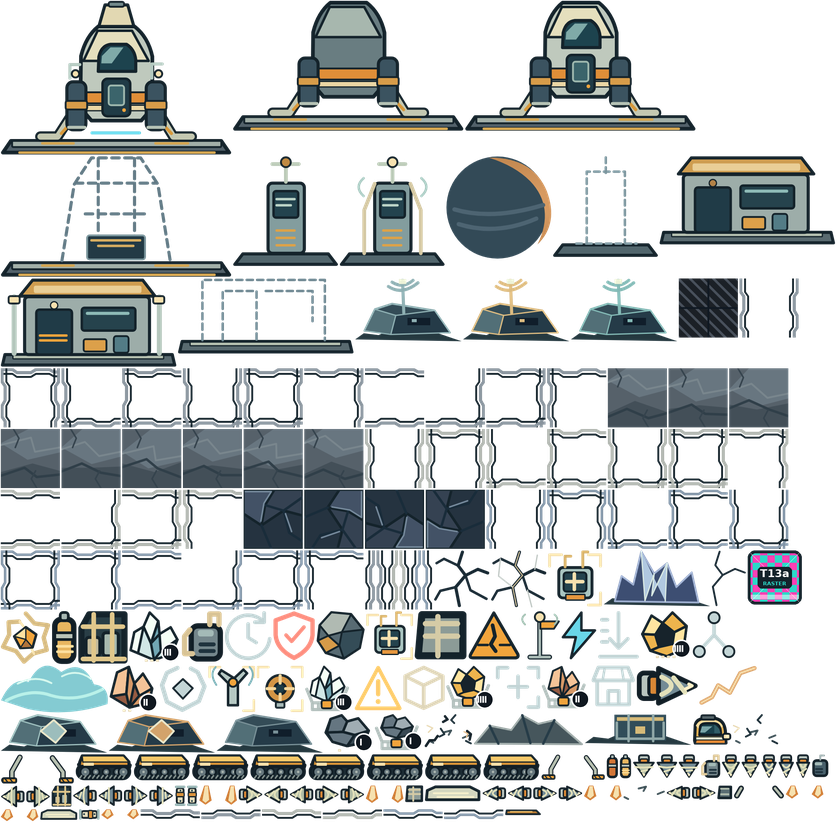
#> input picture assets/campaign/generated/w01-atlas-3x-0.png, 840 x 840 px, shrunk from 2048 x 2048 before the run
$ python fog-share.py ../../../../assets/campaign/generated/w01-atlas-3x-0.png 5 5
#> lines starting #> are read from the running program, lines starting #| are printed output that depends on the picture
# Feel audit: share of the screen that is uniform undiscovered fog at the surface start.
# Usage: python3 fog-share.py <png> <first_row_px> <last_row_px>
import sys
from PIL import Image
path, y0, y1 = sys.argv[1], int(sys.argv[2]), int(sys.argv[3])
im = Image.open(path).convert("RGB")
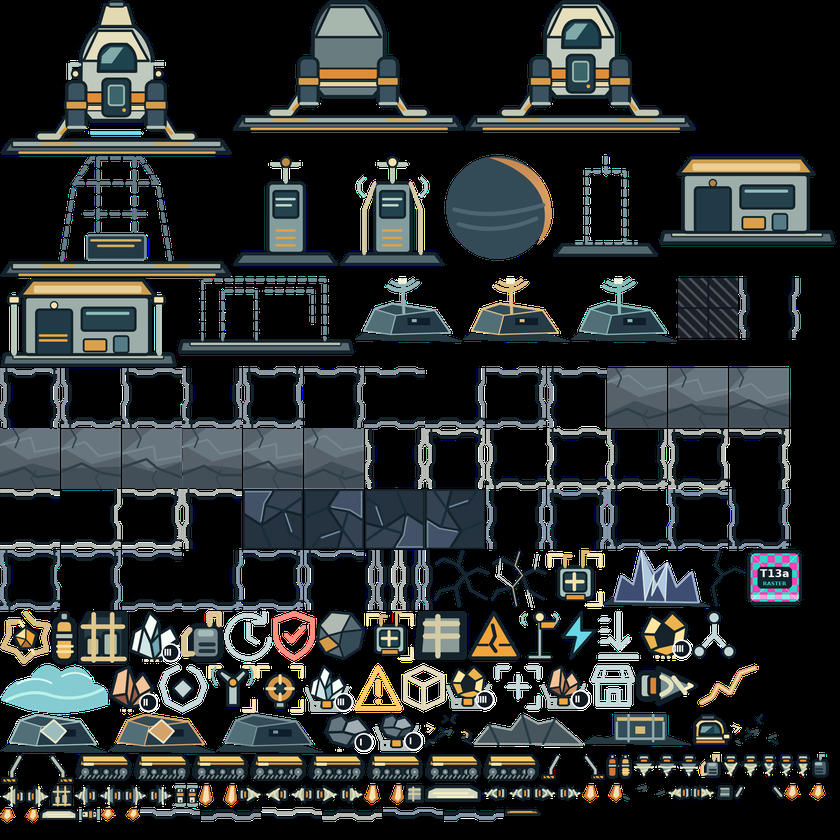
#> im: PIL image 840x840 RGB; mean R, G, B 42.1, 46.6, 46.3
W, H = im.size
#> W = 840; H = 840
px = im.load()
dark = total = 0
for y in range(y0, min(y1, H)):
    for x in range(0, W, 4):
        r, g, b = px[x, y]
        total += 1
        if r < 45 and g < 55 and b < 65:
            dark += 1
#> after the loop, dark = 0; total = 0
#> (the run stopped early here; a loop or call above may not have finished)

$ run again, on assets/campaign/generated/w01-atlas.png
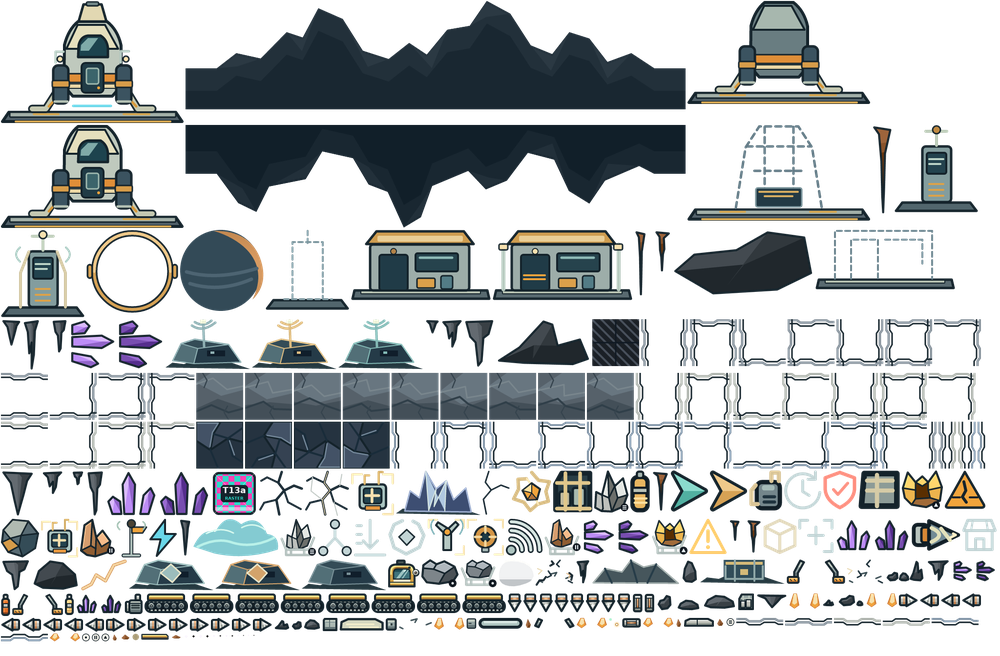
#> input picture assets/campaign/generated/w01-atlas.png, 1000 x 656 px, shrunk from 2048 x 1344 before the run
#> `im = Image.open(path).convert("RGB")`:
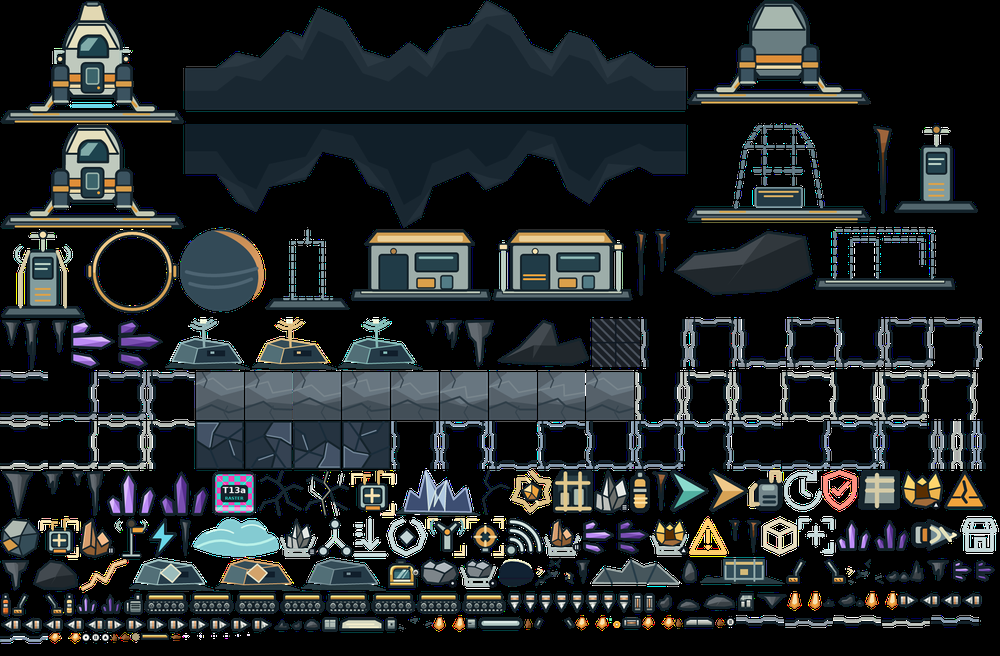
#> im: PIL image 1000x656 RGB; mean R, G, B 34.7, 39.6, 41.3
#> after the loop `for y in range(y0, min(y1, H)):`: dark = 0

$ run again, on assets/campaign/generated/w01-cave-2x-0.png
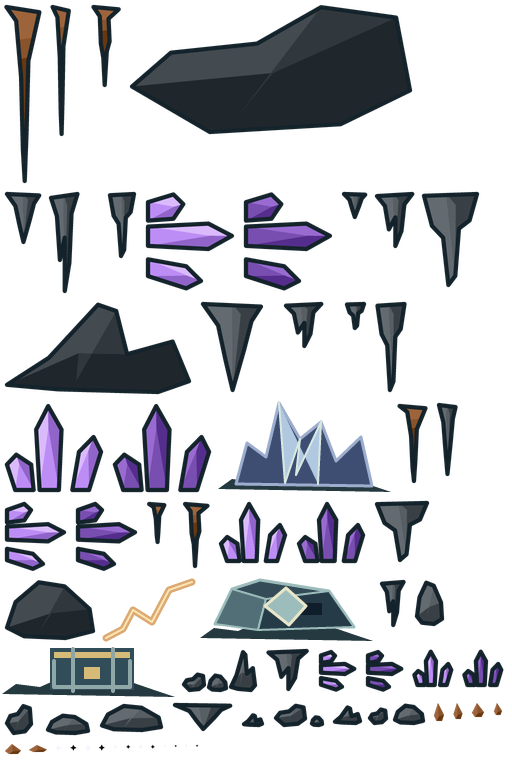
#> input picture assets/campaign/generated/w01-cave-2x-0.png, 512 x 768 px
#> `im = Image.open(path).convert("RGB")`:
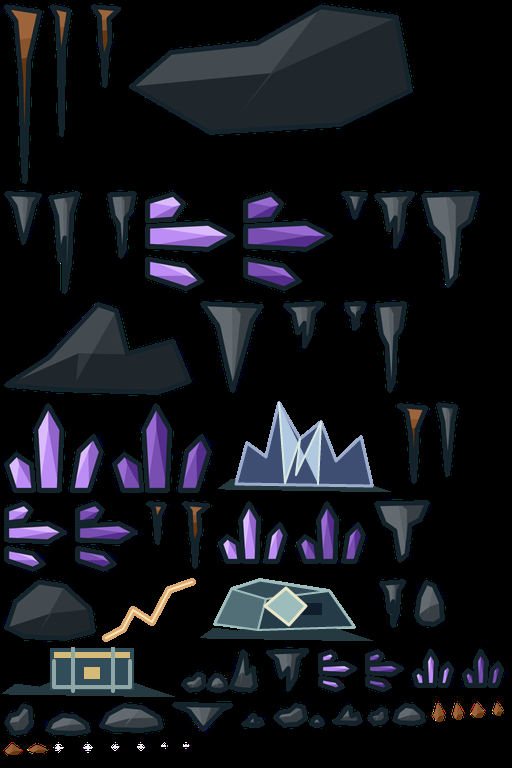
#> im: PIL image 512x768 RGB; mean R, G, B 19.1, 20.9, 26.3
#> after the loop `for y in range(y0, min(y1, H)):`: dark = 0

$ run again, on assets/campaign/generated/w01-cave-3x-0.png
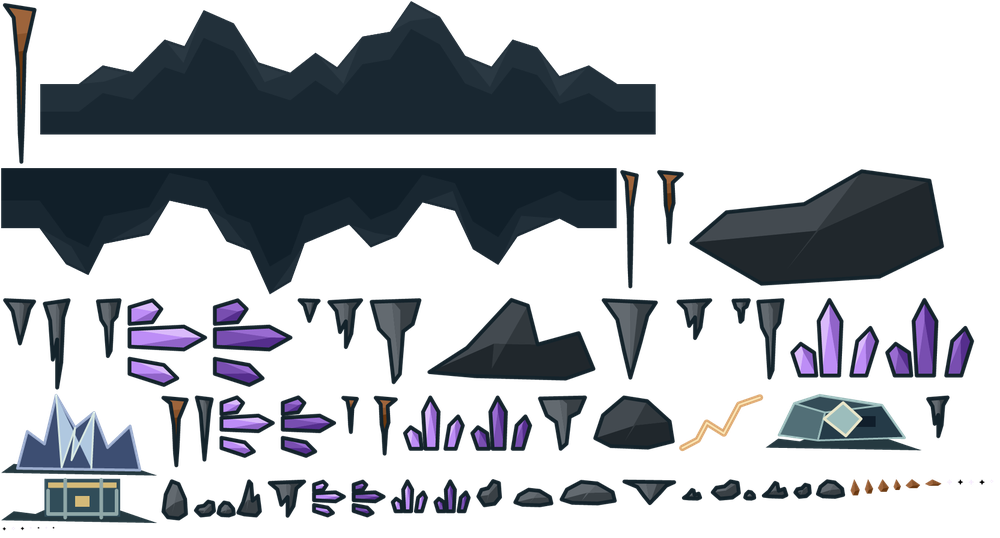
#> input picture assets/campaign/generated/w01-cave-3x-0.png, 1000 x 538 px, shrunk from 1664 x 896 before the run
#> `im = Image.open(path).convert("RGB")`:
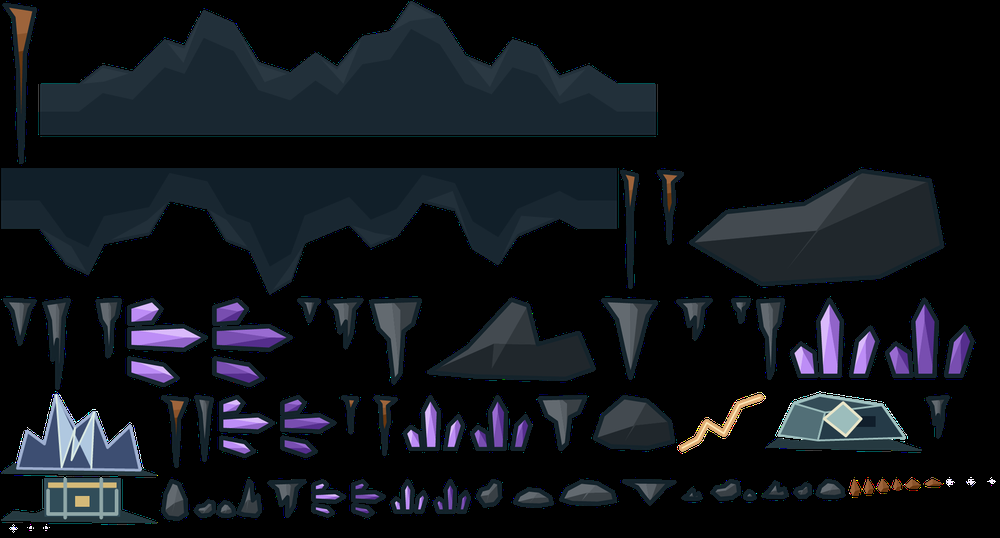
#> im: PIL image 1000x538 RGB; mean R, G, B 16.1, 19.7, 24.8
#> after the loop `for y in range(y0, min(y1, H)):`: dark = 0
